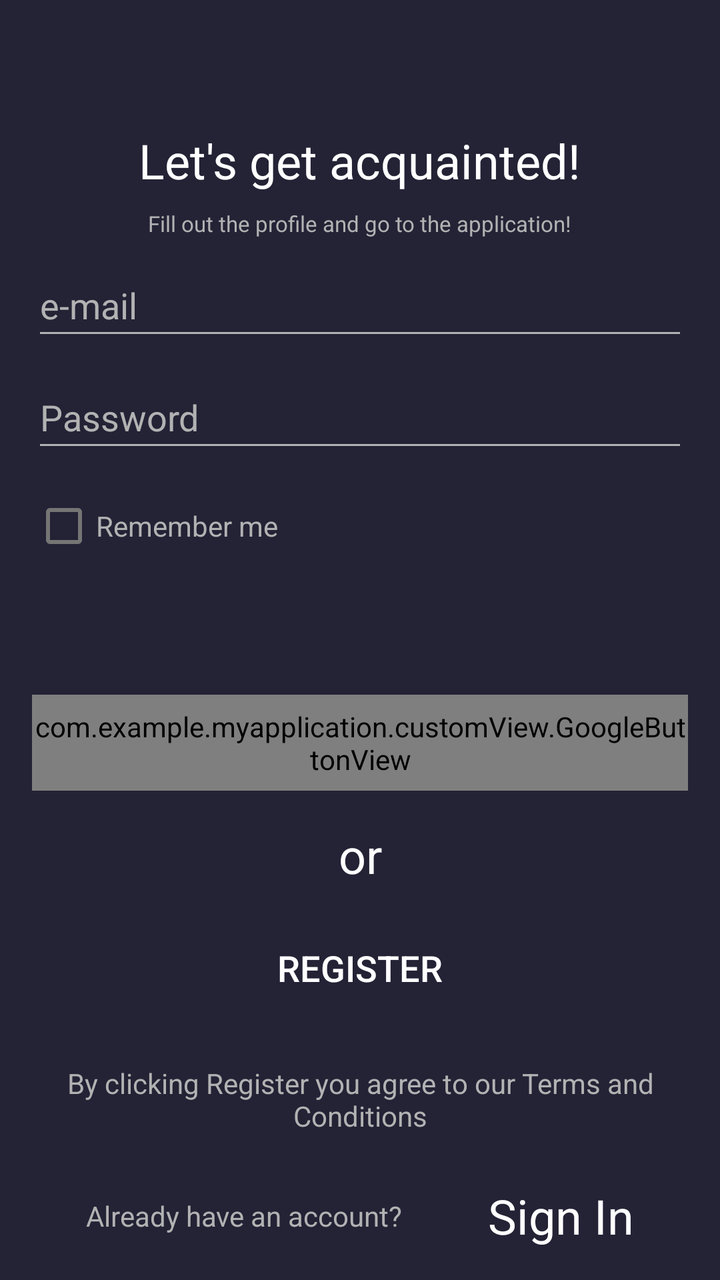
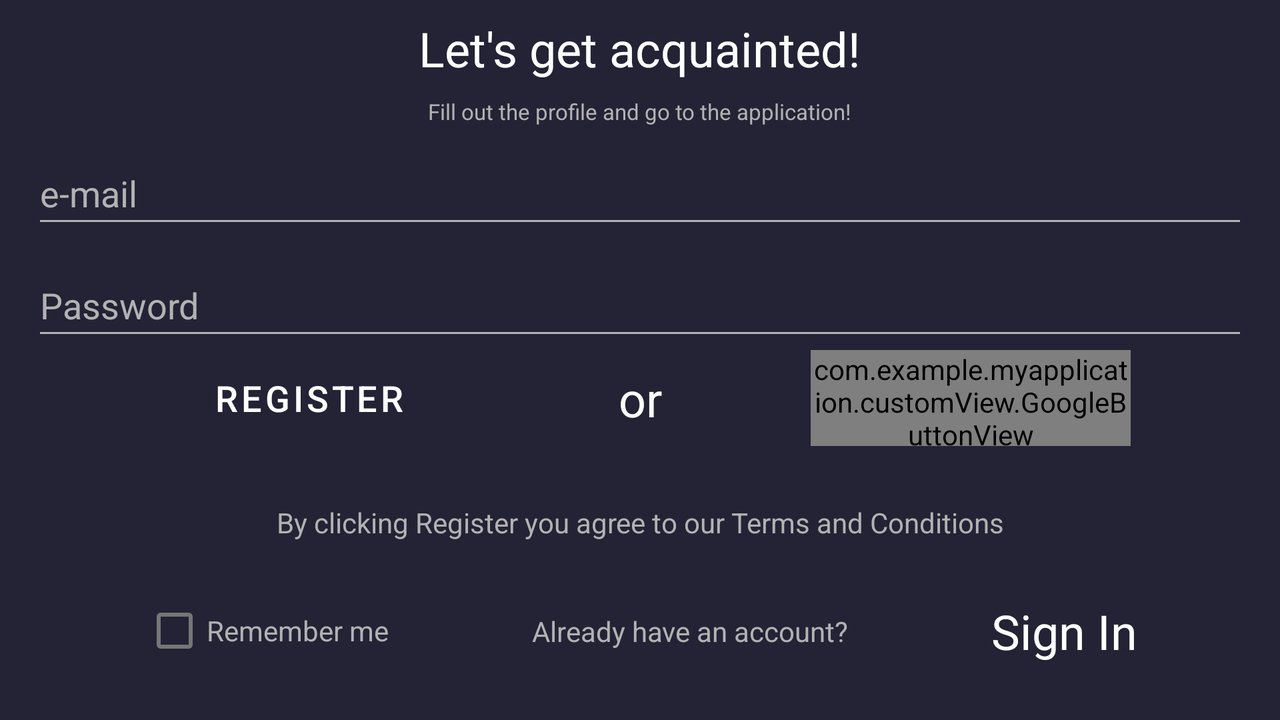

Two renders of one Android screen. The first uses the default layout on a phone; the second uses the alternative layout the repository ships for a different screen configuration, on a matching device. The two XML files are below.
<!-- AndroidManifest.xml: application theme Theme.Level4 -->
<!-- res/layout/activity_auth.xml -->
<?xml version="1.0" encoding="utf-8"?>
<androidx.constraintlayout.widget.ConstraintLayout xmlns:android="http://schemas.android.com/apk/res/android"
    xmlns:app="http://schemas.android.com/apk/res-auto"
    xmlns:tools="http://schemas.android.com/tools"
    android:id="@+id/auth_activity"
    android:layout_width="match_parent"
    android:layout_height="match_parent"
    android:background="?attr/colorPrimary"
    tools:context="activity.AuthActivity">

    <androidx.constraintlayout.widget.Guideline
        android:id="@+id/gl_top"
        android:layout_width="wrap_content"
        android:layout_height="wrap_content"
        android:orientation="horizontal"
        app:layout_constraintGuide_percent="0.10" />

    <androidx.appcompat.widget.AppCompatTextView
        android:id="@+id/tv_greetingMessage"
        android:layout_width="wrap_content"
        android:layout_height="wrap_content"
        android:text="@string/greetings_message"
        android:textColor="?attr/colorOnPrimary"
        android:textSize="@dimen/margin_large"
        app:layout_constraintEnd_toEndOf="parent"
        app:layout_constraintStart_toStartOf="parent"
        app:layout_constraintTop_toTopOf="@+id/gl_top" />

    <androidx.appcompat.widget.AppCompatTextView
        android:id="@+id/tv_loginTip"
        android:layout_width="wrap_content"
        android:layout_height="wrap_content"
        android:layout_marginTop="@dimen/margin_small"
        android:text="@string/login_tip_1"
        android:textColor="?attr/colorOnSecondary"
        android:textSize="@dimen/small_text_size"
        app:layout_constraintEnd_toEndOf="parent"
        app:layout_constraintStart_toStartOf="parent"
        app:layout_constraintTop_toBottomOf="@+id/tv_greetingMessage" />

    <EditText
        android:id="@+id/et_email"
        android:layout_width="match_parent"
        android:layout_height="wrap_content"
        android:layout_marginStart="@dimen/margin_mid"
        android:layout_marginTop="@dimen/margin_small"
        android:layout_marginEnd="@dimen/margin_mid"
        android:autofillHints="emailAddress"
        android:backgroundTint="?attr/colorOnSecondary"
        android:hint="@string/e_mail_with_hyphen"
        android:inputType="textEmailAddress"
        android:minHeight="@dimen/minHeight"
        android:textColor="?attr/colorOnSecondary"
        android:textColorHint="?attr/colorOnSecondary"
        app:layout_constraintEnd_toEndOf="parent"
        app:layout_constraintStart_toStartOf="parent"
        app:layout_constraintTop_toBottomOf="@+id/tv_loginTip" />

    <EditText
        android:id="@+id/et_password"
        android:layout_width="match_parent"
        android:layout_height="wrap_content"
        android:layout_marginStart="@dimen/margin_mid"
        android:layout_marginTop="@dimen/margin_small"
        android:layout_marginEnd="@dimen/margin_mid"
        android:autofillHints="password"
        android:backgroundTint="?attr/colorOnSecondary"
        android:hint="@string/password"
        android:inputType="textPassword"
        android:minHeight="@dimen/minHeight"
        android:textColor="?attr/colorOnSecondary"
        android:textColorHint="?attr/colorOnSecondary"
        app:layout_constraintEnd_toEndOf="parent"
        app:layout_constraintStart_toStartOf="parent"
        app:layout_constraintTop_toBottomOf="@+id/et_email" />

    <CheckBox
        android:id="@+id/cb_remember"
        android:layout_width="wrap_content"
        android:layout_height="wrap_content"
        android:layout_marginStart="@dimen/margin_mid"
        android:layout_marginTop="@dimen/margin_small"
        android:text="@string/check_box_remember_me"
        android:textColor="?attr/colorOnSecondary"
        app:layout_constraintStart_toStartOf="parent"
        app:layout_constraintTop_toBottomOf="@+id/et_password" />

    <com.example.myapplication.customView.GoogleButtonView
        android:id="@+id/btn_google"
        android:layout_width="match_parent"
        android:layout_height="@dimen/min_height_google_btn"
        android:layout_marginStart="@dimen/margin_mid"
        android:layout_marginTop="@dimen/margin_100dp"
        android:layout_marginEnd="@dimen/margin_mid"
        app:layout_constraintBottom_toTopOf="@id/tv_or"
        app:layout_constraintEnd_toEndOf="parent"
        app:layout_constraintStart_toStartOf="parent"
        app:layout_constraintTop_toBottomOf="@+id/et_password" />

    <androidx.appcompat.widget.AppCompatTextView
        android:id="@+id/tv_or"
        android:layout_width="wrap_content"
        android:layout_height="wrap_content"
        android:text="@string/or"
        android:textColor="?attr/colorOnPrimary"
        android:textSize="@dimen/margin_large"
        app:layout_constraintBottom_toTopOf="@id/btn_registration"
        app:layout_constraintEnd_toEndOf="parent"
        app:layout_constraintStart_toStartOf="parent"
        app:layout_constraintTop_toBottomOf="@+id/btn_google" />

    <androidx.appcompat.widget.AppCompatButton
        android:id="@+id/btn_registration"
        android:layout_width="match_parent"
        android:layout_height="@dimen/minHeight"
        android:layout_marginStart="@dimen/margin_mid"
        android:layout_marginEnd="@dimen/margin_mid"
        android:backgroundTint="@color/no_color"
        android:foreground="@drawable/frame_rounding_color_secondary"
        android:outlineAmbientShadowColor="@color/no_color"
        android:outlineSpotShadowColor="@color/no_color"
        android:text="@string/register"
        android:textColor="?attr/colorOnPrimary"
        android:textSize="@dimen/large_text_size"
        app:layout_constraintBottom_toTopOf="@id/tv_regConfirm"
        app:layout_constraintEnd_toEndOf="parent"
        app:layout_constraintStart_toStartOf="parent"
        app:layout_constraintTop_toBottomOf="@+id/tv_or"
        tools:targetApi="p" />

    <androidx.appcompat.widget.AppCompatTextView
        android:id="@+id/tv_regConfirm"
        android:layout_width="wrap_content"
        android:layout_height="wrap_content"
        android:layout_marginTop="@dimen/margin_small"
        android:text="@string/register_confirm_that"
        android:textAlignment="center"
        android:textColor="?attr/colorOnSecondary"
        android:textSize="@dimen/mid_text_size"
        app:layout_constraintBottom_toTopOf="@id/tv_sign_in"
        app:layout_constraintEnd_toEndOf="parent"
        app:layout_constraintStart_toStartOf="parent"
        app:layout_constraintTop_toBottomOf="@+id/btn_registration" />

    <androidx.appcompat.widget.AppCompatTextView
        android:id="@+id/tv_didHaveAcc"
        android:layout_width="wrap_content"
        android:layout_height="wrap_content"
        android:text="@string/ask_user_about_acc"
        android:textColor="?attr/colorOnSecondary"
        android:textSize="@dimen/mid_text_size"
        app:layout_constraintBottom_toBottomOf="@+id/tv_sign_in"
        app:layout_constraintEnd_toStartOf="@id/tv_sign_in"
        app:layout_constraintStart_toStartOf="parent"
        app:layout_constraintTop_toTopOf="@+id/tv_sign_in" />

    <androidx.appcompat.widget.AppCompatTextView
        android:id="@+id/tv_sign_in"
        android:layout_width="wrap_content"
        android:layout_height="wrap_content"
        android:layout_marginTop="@dimen/margin_small"
        android:text="@string/sign_in"
        android:textAllCaps="false"
        android:textColor="?attr/colorOnPrimary"
        android:textSize="@dimen/margin_large"
        app:layout_constraintBottom_toBottomOf="parent"
        app:layout_constraintEnd_toEndOf="parent"
        app:layout_constraintStart_toEndOf="@+id/tv_didHaveAcc"
        app:layout_constraintTop_toBottomOf="@+id/tv_regConfirm"
        tools:targetApi="p" />

</androidx.constraintlayout.widget.ConstraintLayout>
<!-- resources referenced by this layout -->
<resources>
  <color name="no_color">#00000000</color>
  <dimen name="large_text_size">18sp</dimen>
  <dimen name="margin_100dp">100dp</dimen>
  <dimen name="margin_large">24sp</dimen>
  <dimen name="margin_mid">16dp</dimen>
  <dimen name="margin_small">8dp</dimen>
  <dimen name="mid_text_size">14sp</dimen>
  <dimen name="minHeight">48dp</dimen>
  <dimen name="min_height_google_btn">48dp</dimen>
  <dimen name="small_text_size">11sp</dimen>
  <string name="ask_user_about_acc">Already have an account?</string>
  <string name="check_box_remember_me">Remember me</string>
  <string name="e_mail_with_hyphen">e-mail</string>
  <string name="greetings_message">Let\'s get acquainted!</string>
  <string name="login_tip_1">Fill out the profile and go to the application!</string>
  <string name="or">or</string>
  <string name="password">Password</string>
  <string name="register">Register</string>
  <string name="register_confirm_that">By clicking Register you agree to our Terms and Conditions</string>
  <string name="sign_in">Sign In</string>
  <style name="Theme.Level4" parent="Theme.MaterialComponents.DayNight.NoActionBar">
          
          <item name="colorPrimary">@color/dark_blue</item>
          <item name="colorPrimaryVariant">#12111B</item>
          <item name="colorOnPrimary">@color/white</item>
          
          <item name="colorSecondary">@color/orange</item>
          
          <item name="colorOnSecondary">@color/second_text_color</item>
          
          <item name="android:statusBarColor" tools:targetApi="l">?attr/colorPrimaryVariant</item>
          <item name="background">@color/white</item>
          <item name="selectedItem">@color/light_gray</item>
          
          <item name="android:windowActivityTransitions">true</item>
      </style>
  <color name="dark_blue">#242235</color>
  <color name="white">#FFFFFF</color>
  <color name="orange">#FB5E06</color>
  <color name="second_text_color">#B2B2B3</color>
  <color name="light_gray">#E1E1E3</color>
</resources>
<!-- res/layout-land/activity_auth.xml (the repository's variant of the layout above) -->
<!-- drawn on the phone turned sideways -->
<?xml version="1.0" encoding="utf-8"?>
<androidx.constraintlayout.widget.ConstraintLayout xmlns:android="http://schemas.android.com/apk/res/android"
    xmlns:app="http://schemas.android.com/apk/res-auto"
    xmlns:tools="http://schemas.android.com/tools"
    android:id="@+id/auth_activity"
    android:layout_width="match_parent"
    android:layout_height="match_parent"
    android:background="?attr/colorPrimary"
    tools:context="activity.AuthActivity">

    <androidx.appcompat.widget.AppCompatTextView
        android:id="@+id/tv_greetingMessage"
        android:layout_width="wrap_content"
        android:layout_height="wrap_content"
        android:layout_marginTop="@dimen/margin_small"
        android:text="@string/greetings_message"
        android:textColor="?attr/colorOnPrimary"
        android:textSize="@dimen/margin_large"
        app:layout_constraintBottom_toTopOf="@id/tv_loginTip"
        app:layout_constraintEnd_toEndOf="parent"
        app:layout_constraintStart_toStartOf="parent"
        app:layout_constraintTop_toTopOf="parent" />

    <TextView
        android:id="@+id/tv_loginTip"
        android:layout_width="wrap_content"
        android:layout_height="wrap_content"
        android:layout_marginTop="@dimen/margin_small"
        android:text="@string/login_tip_1"
        android:textColor="?attr/colorOnSecondary"
        android:textSize="@dimen/small_text_size"
        app:layout_constraintBottom_toTopOf="@id/et_email"
        app:layout_constraintEnd_toEndOf="parent"
        app:layout_constraintStart_toStartOf="parent"
        app:layout_constraintTop_toBottomOf="@+id/tv_greetingMessage" />

    <EditText
        android:id="@+id/et_email"
        android:layout_width="match_parent"
        android:layout_height="wrap_content"
        android:layout_marginStart="@dimen/margin_mid"
        android:layout_marginTop="@dimen/margin_small"
        android:layout_marginEnd="@dimen/margin_mid"
        android:autofillHints="emailAddress"
        android:backgroundTint="?attr/colorOnSecondary"
        android:hint="@string/e_mail_with_hyphen"
        android:inputType="textEmailAddress"
        android:minHeight="@dimen/minHeight"
        android:textColor="?attr/colorOnSecondary"
        android:textColorHint="?attr/colorOnSecondary"
        app:layout_constraintBottom_toTopOf="@id/et_password"
        app:layout_constraintEnd_toEndOf="parent"
        app:layout_constraintStart_toStartOf="parent"
        app:layout_constraintTop_toBottomOf="@+id/tv_loginTip" />

    <EditText
        android:id="@+id/et_password"
        android:layout_width="match_parent"
        android:layout_height="wrap_content"
        android:layout_marginStart="@dimen/margin_mid"
        android:layout_marginTop="@dimen/margin_small"
        android:layout_marginEnd="@dimen/margin_mid"
        android:autofillHints="password"
        android:backgroundTint="?attr/colorOnSecondary"
        android:hint="@string/password"
        android:inputType="textPassword"
        android:minHeight="@dimen/minHeight"
        android:textColor="?attr/colorOnSecondary"
        android:textColorHint="?attr/colorOnSecondary"
        app:layout_constraintBottom_toTopOf="@id/fwMyProfileLinksToAnotherSN"
        app:layout_constraintEnd_toEndOf="parent"
        app:layout_constraintStart_toStartOf="parent"
        app:layout_constraintTop_toBottomOf="@id/et_email" />

    <androidx.constraintlayout.helper.widget.Flow
        android:id="@+id/fwMyProfileLinksToAnotherSN"
        android:layout_width="match_parent"
        android:layout_height="wrap_content"
        android:layout_marginBottom="70dp"
        android:orientation="horizontal"
        app:constraint_referenced_ids=" btn_registration, tv_or, btn_google"
        app:flow_horizontalStyle="spread"
        app:flow_wrapMode="chain"
        app:layout_constraintEnd_toEndOf="parent"
        app:layout_constraintHorizontal_bias="0.0"
        app:layout_constraintStart_toStartOf="parent"
        app:layout_constraintTop_toBottomOf="@+id/et_password" />

    <com.example.myapplication.customView.GoogleButtonView
        android:id="@+id/btn_google"
        android:layout_width="@dimen/width_google_btn"
        android:layout_height="@dimen/minHeight"
        android:layout_marginStart="@dimen/margin_mid"
        android:layout_marginTop="@dimen/margin_100dp"
        android:layout_marginEnd="@dimen/margin_mid"
        tools:ignore="MissingConstraints" />

    <TextView
        android:id="@+id/tv_or"
        android:layout_width="wrap_content"
        android:layout_height="wrap_content"
        android:text="@string/or"
        android:textColor="?attr/colorOnPrimary"
        android:textSize="@dimen/margin_large"
        tools:ignore="MissingConstraints" />

    <Button
        android:id="@+id/btn_registration"
        android:layout_width="@dimen/width_google_btn"
        android:layout_height="@dimen/minHeight"
        android:backgroundTint="@color/no_color"
        android:foreground="@drawable/frame_rounding_color_secondary"
        android:minHeight="@dimen/minHeight60dp"
        android:outlineAmbientShadowColor="@color/no_color"
        android:outlineSpotShadowColor="@color/no_color"
        android:text="@string/register"
        android:textColor="?attr/colorOnPrimary"
        android:textSize="@dimen/large_text_size"
        tools:ignore="MissingConstraints"

        tools:targetApi="p" />

    <TextView
        android:id="@+id/tv_regConfirm"
        android:layout_width="wrap_content"
        android:layout_height="wrap_content"
        android:layout_marginTop="@dimen/margin_small"
        android:text="@string/register_confirm_that"
        android:textAlignment="center"
        android:textColor="?attr/colorOnSecondary"
        android:textSize="@dimen/mid_text_size"
        app:layout_constraintBottom_toTopOf="@id/flow3"
        app:layout_constraintEnd_toEndOf="parent"
        app:layout_constraintStart_toStartOf="parent"
        app:layout_constraintTop_toBottomOf="@+id/fwMyProfileLinksToAnotherSN" />

    <androidx.constraintlayout.helper.widget.Flow
        android:id="@+id/flow3"
        android:layout_width="match_parent"
        android:layout_height="wrap_content"
        android:orientation="horizontal"
        app:constraint_referenced_ids=" cb_remember, tv_didHaveAcc, tv_sign_in"
        app:flow_horizontalStyle="spread"
        app:flow_wrapMode="chain"
        app:layout_constraintBottom_toBottomOf="parent"
        app:layout_constraintTop_toBottomOf="@+id/tv_regConfirm" />

    <TextView
        android:id="@+id/tv_didHaveAcc"
        android:layout_width="wrap_content"
        android:layout_height="wrap_content"
        android:text="@string/ask_user_about_acc"
        android:textColor="?attr/colorOnSecondary"
        android:textSize="@dimen/mid_text_size"
        tools:ignore="MissingConstraints" />

    <CheckBox
        android:id="@+id/cb_remember"
        android:layout_width="wrap_content"
        android:layout_height="wrap_content"
        android:text="@string/check_box_remember_me"
        android:textColor="?attr/colorOnSecondary"
        tools:ignore="MissingConstraints" />

    <TextView
        android:id="@+id/tv_sign_in"
        android:layout_width="wrap_content"
        android:layout_height="wrap_content"
        android:layout_marginTop="@dimen/margin_small"
        android:text="@string/sign_in"
        android:textAllCaps="false"
        android:textColor="?attr/colorOnPrimary"
        android:textSize="@dimen/margin_large"
        tools:ignore="MissingConstraints"
        tools:targetApi="p" />

</androidx.constraintlayout.widget.ConstraintLayout>
<!-- resources referenced by the variant -->
<!-- as the phone turned sideways resolves them -->
<resources>
  <color name="no_color">#00000000</color>
  <!-- from res/values-land/ -->
  <dimen name="large_text_size">18sp</dimen>
  <!-- from res/values-land/ -->
  <dimen name="margin_100dp">100dp</dimen>
  <!-- from res/values-land/ -->
  <dimen name="margin_large">24sp</dimen>
  <!-- from res/values-land/ -->
  <dimen name="margin_mid">16dp</dimen>
  <!-- from res/values-land/ -->
  <dimen name="margin_small">8dp</dimen>
  <!-- from res/values-land/ -->
  <dimen name="mid_text_size">14sp</dimen>
  <!-- from res/values-land/ -->
  <dimen name="minHeight">48dp</dimen>
  <dimen name="minHeight60dp">60dp</dimen>
  <!-- from res/values-land/ -->
  <dimen name="small_text_size">11sp</dimen>
  <!-- from res/values-land/ -->
  <dimen name="width_google_btn">160dp</dimen>
  <string name="ask_user_about_acc">Already have an account?</string>
  <string name="check_box_remember_me">Remember me</string>
  <string name="e_mail_with_hyphen">e-mail</string>
  <string name="greetings_message">Let\'s get acquainted!</string>
  <string name="login_tip_1">Fill out the profile and go to the application!</string>
  <string name="or">or</string>
  <string name="password">Password</string>
  <string name="register">Register</string>
  <string name="register_confirm_that">By clicking Register you agree to our Terms and Conditions</string>
  <string name="sign_in">Sign In</string>
  <style name="Theme.Level4" parent="Theme.MaterialComponents.DayNight.NoActionBar">
          
          <item name="colorPrimary">@color/dark_blue</item>
          <item name="colorPrimaryVariant">#12111B</item>
          <item name="colorOnPrimary">@color/white</item>
          
          <item name="colorSecondary">@color/orange</item>
          
          <item name="colorOnSecondary">@color/second_text_color</item>
          
          <item name="android:statusBarColor" tools:targetApi="l">?attr/colorPrimaryVariant</item>
          <item name="background">@color/white</item>
          <item name="selectedItem">@color/light_gray</item>
          
          <item name="android:windowActivityTransitions">true</item>
      </style>
  <color name="dark_blue">#242235</color>
  <color name="white">#FFFFFF</color>
  <color name="orange">#FB5E06</color>
  <color name="second_text_color">#B2B2B3</color>
  <color name="light_gray">#E1E1E3</color>
</resources>
